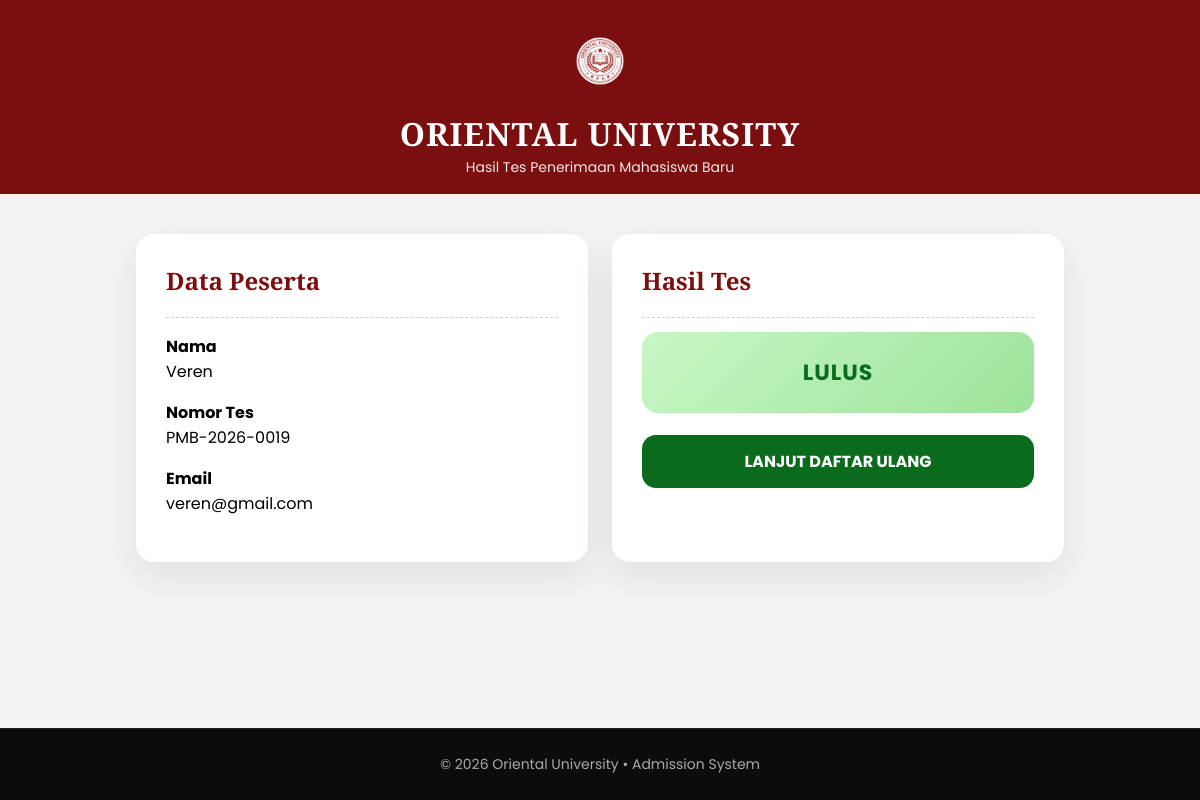
/hasil-tes.php (signed in), run on the app's committed database.
### tables this page shows
CREATE TABLE `users` (
  `id` int NOT NULL AUTO_INCREMENT,
  `nama` varchar(100) NOT NULL,
  `email` varchar(100) NOT NULL,
  `password` varchar(255) NOT NULL,
  `nomor_tes` varchar(50) NOT NULL,
  `status_tes` enum('belum','sudah') DEFAULT 'belum',
  `nilai_tes` int DEFAULT NULL,
  `status_kelulusan` enum('lulus','tidak lulus') DEFAULT NULL,
  `created_at` timestamp NULL DEFAULT CURRENT_TIMESTAMP,
  `nim` varchar(20) DEFAULT NULL,
  PRIMARY KEY (`id`),
  UNIQUE KEY `email` (`email`),
  UNIQUE KEY `nomor_tes` (`nomor_tes`)
);

### hasil-tes.php (the view, shortened to what this page needs)
<?php
include "config/db.php";
$user_id = $_SESSION['id'];
$qUser = mysqli_query($conn, "SELECT * FROM users WHERE id='$user_id'");
$user  = mysqli_fetch_assoc($qUser);
if (
  $user['status_tes'] === 'sudah' &&
  $user['nilai_tes'] !== null &&
  $user['status_kelulusan'] !== null
) {
  $status = strtoupper((string)$user['status_kelulusan']);
}
?>
<!DOCTYPE html>
<html lang="id">
<head>
</head>
<body>
<div class="header">
  <img src="assets/logo_ou.png" alt="Oriental University">
  <h1>ORIENTAL UNIVERSITY</h1>
  <p>Hasil Tes Penerimaan Mahasiswa Baru</p>
</div>
<main class="main-content">
  <div class="container">
    <div class="card">
      <h2>Data Peserta</h2>
      <div class="line"></div>
      <p><b>Nama</b><br><?= htmlspecialchars($user['nama']) ?></p>
      <p><b>Nomor Tes</b><br><?= htmlspecialchars($user['nomor_tes']) ?></p>
      <p><b>Email</b><br><?= htmlspecialchars($user['email']) ?></p>
    </div>
    <div class="card">
      <h2>Hasil Tes</h2>
      <div class="line"></div>
      <div class="badge <?= $status=="LULUS"?'lulus':'tidak' ?>">
        <?= $status ?>
      </div>
      <?php if ($status == "LULUS"): ?>
        <a href="daftar-ulang.php" class="btn daftar">LANJUT DAFTAR ULANG</a>
      <?php else: ?>
        <a href="dashboard.php" class="btn dashboard">KEMBALI KE DASHBOARD</a>
      <?php endif; ?>
    </div>
  </div>
</main>
<div class="footer">
  © <?= date('Y') ?> Oriental University • Admission System
</div>
</body>
</html>

### hasil-tes.php (style rules this page uses)
* { box-sizing:border-box; }
body { margin:0; font-family:'Poppins', sans-serif; background:#f3f3f3; min-height:100vh; display:flex; flex-direction:column; }
.header { background:#7b0f0f; color:white; padding:16px 20px; text-align:center; }
.header img { height:90px; width:auto; object-fit:contain; display:block; margin:0 auto 6px; }
.header h1 { margin:4px 0 2px; font-family:'Playfair Display', serif; letter-spacing:1px; }
.header p { margin:0; font-size:14px; opacity:.9; }
.main-content { flex:1; width:100%; }
.container { max-width:960px; margin:40px auto; padding:0 16px; display:grid; grid-template-columns:1fr 1fr; gap:24px; }
.card { background:white; padding:30px; border-radius:18px; box-shadow:0 15px 40px rgba(0,0,0,.08); }
.card h2 { margin-top:0; color:#7b0f0f; font-family:'Playfair Display', serif; }
.line { border-bottom:1px dashed #ccc; margin:14px 0; }
.badge { padding:24px; border-radius:16px; text-align:center; font-weight:bold; letter-spacing:1px; margin-top:10px; font-size:22px; }
.lulus { background:linear-gradient(135deg,#c8f7c5,#9de39a); color:#0a6b1d; }
.btn { display:block; margin-top:22px; padding:14px; border-radius:14px; text-align:center; font-weight:bold; text-decoration:none; color:white; transition:.3s; }
.daftar { background:#0a6b1d; }
.footer { background:#0c0c0c; text-align:center; padding:25px; font-size:14px; color:#aaa; border-top:1px solid rgba(255,255,255,.08); }

### data on the page
users: nama "Veren", nomor_tes "PMB-2026-0019", email "veren@gmail.com", status_kelulusan "LULUS"
